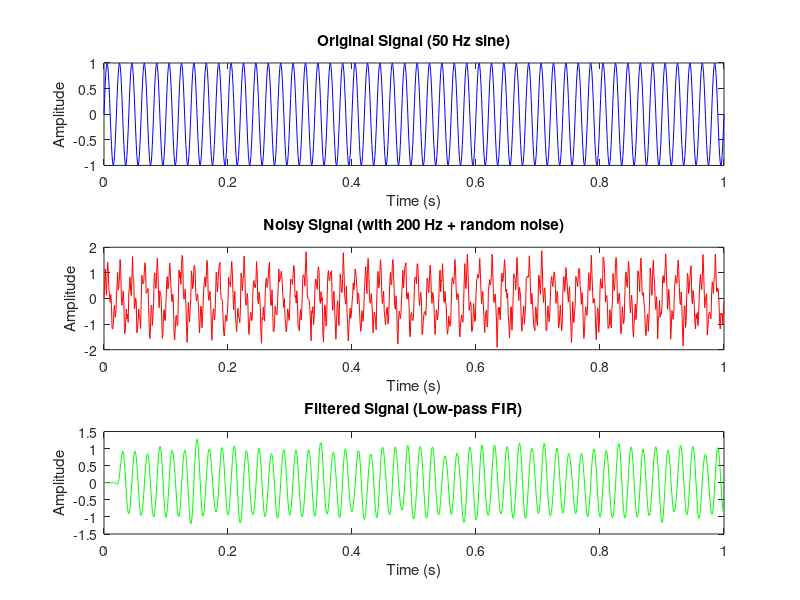

MATLAB code for this plot: (Note: this script raises an error after producing the figure.)
% Low-Pass FIR Filter Example
clc; clear; close all;

% Sampling settings
Fs = 1000;              % Sampling frequency (Hz)
t = 0:1/Fs:1;           % Time vector (1 sec duration)

% Original signal (50 Hz sine wave)
f1 = 50;
signal = sin(2*pi*f1*t);

% Add noise (200 Hz component + random noise)
f2 = 200;
noisy_signal = signal + 0.5*sin(2*pi*f2*t) + 0.2*randn(size(t));

% FIR Low-pass Filter Design (cutoff = 100 Hz)
fc = 100;                           % Cutoff frequency
n = 50;                             % Filter order
b = fir1(n, fc/(Fs/2));             % Filter coefficients
filtered_signal = filter(b,1,noisy_signal);

% Plot results
figure;

subplot(3,1,1);
plot(t, signal, 'b');
title('Original Signal (50 Hz sine)');
xlabel('Time (s)'); ylabel('Amplitude');

subplot(3,1,2);
plot(t, noisy_signal, 'r');
title('Noisy Signal (with 200 Hz + random noise)');
xlabel('Time (s)'); ylabel('Amplitude');

subplot(3,1,3);
plot(t, filtered_signal, 'g');
title('Filtered Signal (Low-pass FIR)');
xlabel('Time (s)'); ylabel('Amplitude');

sgtitle('MATLAB Simulation: FIR Low-Pass Filter');
